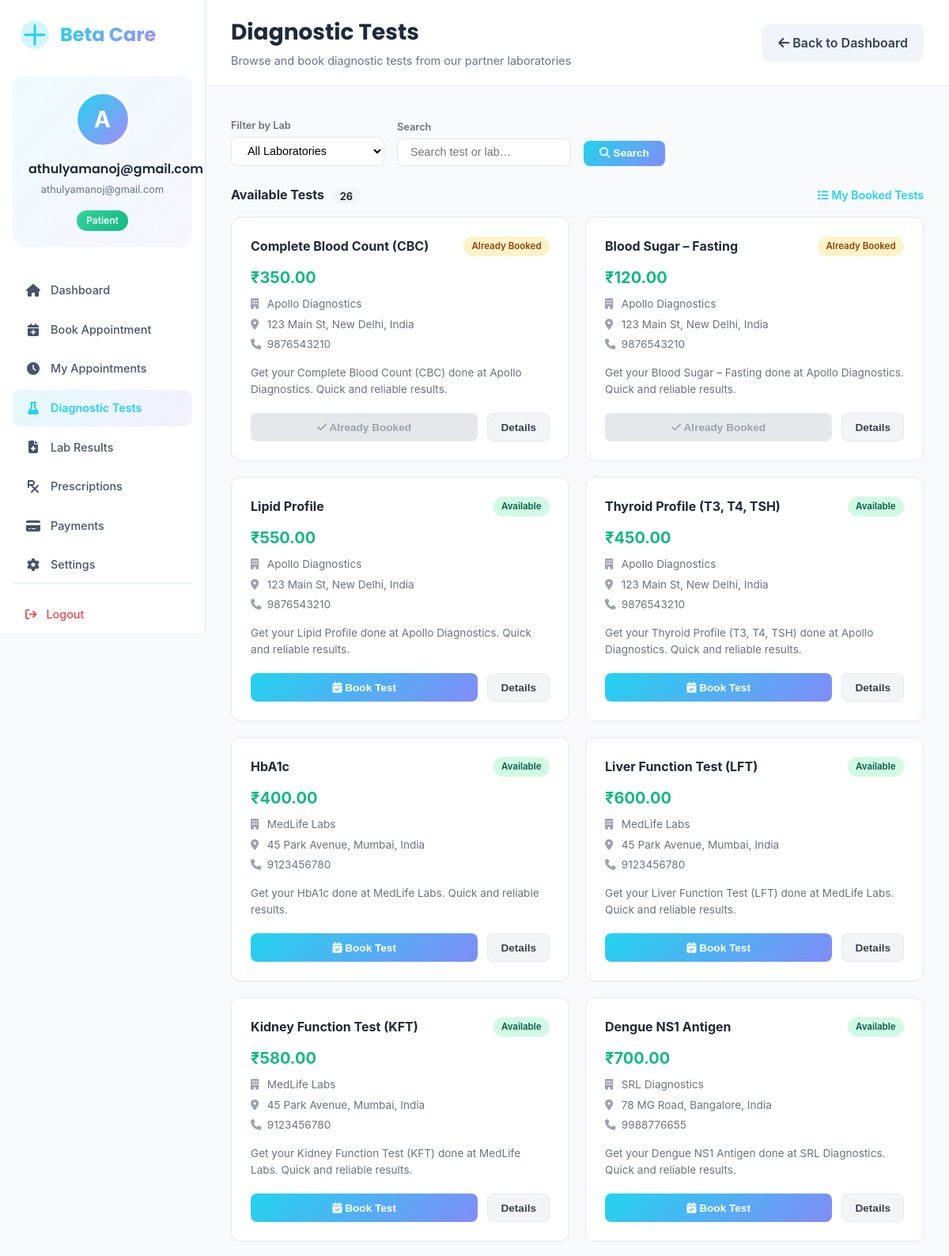
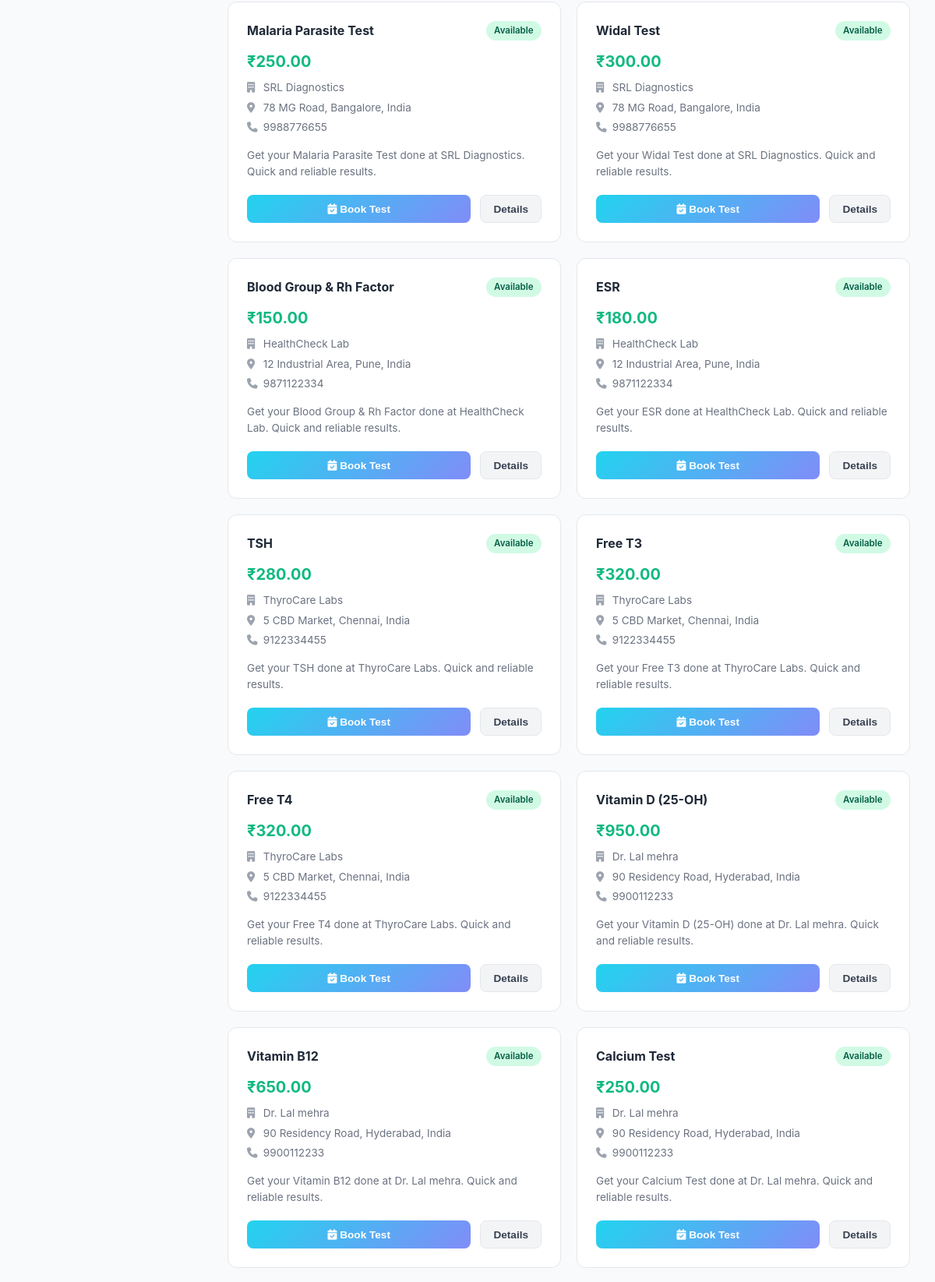
The app's page /patient/diagnostic-tests/ (signed in, upper part) with its own data (2 pictures, top to bottom).
### core/models.py (models this page shows, shortened)
class DiagnosticTest(models.Model):
    CATEGORY_CHOICES = [
        ('Blood Tests', 'Blood Tests'),
        ('Urine Tests', 'Urine Tests'),
        ('Imaging', 'Imaging'),
        ('Screening', 'Screening'),
        ('General', 'General'),
    ]
    SAMPLE_TYPE_CHOICES = [
        ('Blood', 'Blood'),
        ('Urine', 'Urine'),
        ('Saliva', 'Saliva'),
        ('Swab', 'Swab'),
        ('Other', 'Other'),
    ]
    lab = models.ForeignKey(Lab, on_delete=models.CASCADE)
    test_name = models.CharField(max_length=150)
    test_code = models.CharField(
        max_length=50,
        unique=True,
        null=True,
        blank=True
    )
    category = models.CharField(
        max_length=50,
        choices=CATEGORY_CHOICES,
        default='General'
    )
    price = models.DecimalField(max_digits=10, decimal_places=2)
    result_duration = models.CharField(
        max_length=50,
        default='24 hours'
    )
    sample_type = models.CharField(
        max_length=50,
        choices=SAMPLE_TYPE_CHOICES,
        default='Blood'
    )
    description = models.TextField(blank=True)
    preparation_instructions = models.TextField(blank=True)
    is_active = models.BooleanField(default=True)
    home_collection = models.BooleanField(default=False)
    created_at = models.DateTimeField(auto_now_add=True)

class Lab(models.Model):
    STATUS_CHOICES = (
        ('Active', 'Active'),
        ('Inactive', 'Inactive'),
    )
    name = models.CharField(max_length=150)
    address = models.TextField()
    phone = models.CharField(max_length=15)
    status = models.CharField(
        max_length=20,
        choices=STATUS_CHOICES,
        default='Active'
    )
    created_at = models.DateTimeField(auto_now_add=True)

### core/views.py (the view)
# urls.py: path('patient/diagnostic-tests/', views.patient_diagnostic_tests, name='patient_diagnostic_tests'),
@login_required
def patient_diagnostic_tests(request):
    from core.models import PatientProfile, DiagnosticTest, Lab, TestBooking
    try:
        patient = PatientProfile.objects.get(user=request.user)
    except PatientProfile.DoesNotExist:
        messages.error(request, "Patient profile not found")
        return redirect('patient_dashboard')
    tests = DiagnosticTest.objects.select_related('lab').all()
    search_query = request.GET.get('search', '').strip()
    if search_query:
        tests = tests.filter(
            Q(test_name__icontains=search_query) |
            Q(lab__name__icontains=search_query)
        )
    lab_filter = request.GET.get('lab', '').strip()
    if lab_filter:
        tests = tests.filter(lab__id=lab_filter)
    labs = Lab.objects.filter(status='Active')
    user_bookings = list(
        TestBooking.objects.filter(
            patient=patient
        ).exclude(status='Cancelled').values_list('test_id', flat=True)
    )
    context = {
        'tests':        tests,
        'labs':         labs,
        'search_query': search_query,
        'lab_filter':   lab_filter,
        'user_bookings': user_bookings,
        'patient':      patient,
        'today':        __import__('datetime').date.today().isoformat(),
    }
    return render(request, 'core/dashboard/patient_diagnostic_tests.html', context)

### core/templates/core/dashboard/patient_diagnostic_tests.html (shortened to what this page needs)
{% load static %}
<!DOCTYPE html>
<html lang="en">
<head>
    <link href="https://cdnjs.cloudflare.com/ajax/libs/font-awesome/6.5.0/css/all.min.css" rel="stylesheet">
    <link rel="stylesheet" href="{% static 'core/css/admin.css' %}">
</head>
<body>
<div class="medical-dashboard">
    <aside class="medical-sidebar">
        <div class="brand">
            <div class="brand-logo">
            </div>
            <span class="brand-name">Beta Care</span>
        </div>
        <div class="profile-card">
            <div class="profile-avatar-wrapper">
                <div class="profile-avatar">
                    <div class="avatar-fallback" style="display:flex;">
                        {{ request.user.first_name|default:request.user.username|slice:":1"|upper }}
                    </div>
                </div>
            </div>
            <div class="profile-details">
                <h4 class="profile-name">{{ request.user.get_full_name|default:request.user.username }}</h4>
                <p class="profile-email">{{ request.user.email|truncatechars:25 }}</p>
            </div>
            <span class="role-badge" style="background: linear-gradient(135deg,#34d399,#10b981);">Patient</span>
        </div>
        <nav class="sidebar-nav">
            <a href="{% url 'patient_dashboard' %}" class="nav-item"><i class="fa-solid fa-home"></i><span>Dashboard</span></a>
            <a href="{% url 'patient_book_appointment' %}" class="nav-item"><i class="fa-solid fa-calendar-plus"></i><span>Book Appointment</span></a>
            <a href="{% url 'patient_appointments' %}" class="nav-item"><i class="fa-solid fa-clock"></i><span>My Appointments</span></a>
            <a href="{% url 'patient_diagnostic_tests' %}" class="nav-item active"><i class="fa-solid fa-flask"></i><span>Diagnostic Tests</span></a>
            <a href="{% url 'patient_lab_results' %}" class="nav-item"><i class="fa-solid fa-file-medical"></i><span>Lab Results</span></a>
            <a href="{% url 'patient_prescriptions' %}" class="nav-item"><i class="fa-solid fa-prescription"></i><span>Prescriptions</span></a>
            <a href="{% url 'payments' %}" class="nav-item"><i class="fa-solid fa-credit-card"></i><span>Payments</span></a>
            <a href="{% url 'patient_settings' %}" class="nav-item"><i class="fa-solid fa-gear"></i><span>Settings</span></a>
        </nav>
        <div class="sidebar-footer">
            <a href="{% url 'logout' %}" class="logout-link">
                <i class="fa-solid fa-arrow-right-from-bracket"></i><span>Logout</span>
            </a>
        </div>
    </aside>
    <main class="medical-main">
        <header class="medical-header">
            <div class="header-left">
                <h1 class="page-title" style="font-size:1.75rem;">Diagnostic Tests</h1>
                <p class="page-subtitle">Browse and book diagnostic tests from our partner laboratories</p>
            </div>
            <div class="header-actions">
                <a href="{% url 'patient_dashboard' %}" class="btn-cancel" style="text-decoration:none;">
                    <i class="fa-solid fa-arrow-left"></i> Back to Dashboard
                </a>
            </div>
        </header>
        <div class="medical-content">
            <form method="GET" class="filter-bar">
                <div>
                    <label style="font-size:.8rem;font-weight:600;color:#6b7280;display:block;margin-bottom:.3rem;">Filter by Lab</label>
                    <select name="lab" onchange="this.form.submit()">
                        <option value="">All Laboratories</option>
                    </select>
                </div>
                <div>
                    <label style="font-size:.8rem;font-weight:600;color:#6b7280;display:block;margin-bottom:.3rem;">Search</label>
                    <input type="text" name="search" value="{{ search_query }}" placeholder="Search test or lab…">
                </div>
                <button type="submit" class="btn-book" style="padding:.55rem 1.25rem;flex:none;">
                    <i class="fa-solid fa-search"></i> Search
                </button>
            </form>
            <div style="display:flex;justify-content:space-between;align-items:center;margin-bottom:1rem;">
                <h2 style="font-size:1rem;font-weight:700;color:#1f2937;">
                    Available Tests
                    <span style="background:#f3f4f6;padding:.1rem .6rem;border-radius:999px;font-size:.8rem;margin-left:.4rem;">{{ tests|length }}</span>
                </h2>
                <a href="{% url 'patient_booked_tests' %}" style="font-size:.88rem;color:#22d3ee;font-weight:600;text-decoration:none;">
                    <i class="fa-solid fa-list"></i> My Booked Tests
                </a>
            </div>
            {% if tests %}
            <div class="tests-grid">
                {% for test in tests %}
                <div class="test-card">
                    <div class="test-card-header">
                        <h3 class="test-name">{{ test.test_name }}</h3>
                        {% if test.id in user_bookings %}
                            <span class="badge badge-booked">Already Booked</span>
                        {% else %}
                            <span class="badge badge-available">Available</span>
                        {% endif %}
                    </div>
                    <div class="test-price">₹{{ test.price }}</div>
                    <div class="test-meta">
                        <span><i class="fa-solid fa-building"></i>{{ test.lab.name }}</span>
                        <span><i class="fa-solid fa-location-dot"></i>{{ test.lab.address|truncatechars:35 }}</span>
                        <span><i class="fa-solid fa-phone"></i>{{ test.lab.phone }}</span>
                    </div>
                    <p class="test-desc">
                        Get your {{ test.test_name }} done at {{ test.lab.name }}. Quick and reliable results.
                    </p>
                    <div class="card-actions">
                        {% if test.id not in user_bookings %}
                        <button class="btn-book"
                                onclick="openBookingModal({{ test.id }}, '{{ test.test_name|escapejs }}', '{{ test.price }}')">
                            <i class="fa-solid fa-calendar-check"></i> Book Test
                        </button>
                        {% else %}
                        <button class="btn-book" disabled>
                            <i class="fa-solid fa-check"></i> Already Booked
                        </button>
                        {% endif %}
                        <button class="btn-details"
                                onclick="openDetailsModal({{ test.id }}, '{{ test.test_name|escapejs }}', '{{ test.price }}', '{{ test.lab.name|escapejs }}', '{{ test.lab.address|escapejs }}', '{{ test.lab.phone|escapejs }}')">
                            Details
                        </button>
                    </div>
                </div>
                {% endfor %}
            </div>
            {% endif %}
        </div>
    </main>
</div>
</body>
</html>

### core/templates/core/dashboard/patient_diagnostic_tests.html (style rules this page uses)
.tests-grid { display: grid; grid-template-columns: repeat(auto-fill, minmax(280px, 1fr)); gap: 1.25rem; }
.test-card { background: #fff; border: 1px solid #e5e7eb; border-radius: 12px; padding: 1.5rem; transition: box-shadow 0.2s, border-color 0.2s; }
.test-card-header { display: flex; justify-content: space-between; align-items: flex-start; margin-bottom: .75rem; }
.test-name { font-size: 1rem; font-weight: 700; color: #1f2937; margin: 0; }
.badge { font-size: .72rem; font-weight: 600; padding: .25rem .65rem; border-radius: 999px; }
.badge-booked { background: #fef3c7; color: #92400e; }
.badge-available { background: #d1fae5; color: #065f46; }
.test-price { font-size: 1.25rem; font-weight: 700; color: #10b981; margin-bottom: .5rem; }
.test-meta { display: flex; flex-direction: column; gap: .3rem; font-size: .85rem; color: #6b7280; margin-bottom: 1rem; }
.test-meta i { width: 16px; color: #9ca3af; margin-right: .3rem; }
.test-desc { font-size: .85rem; color: #6b7280; margin-bottom: 1.25rem; line-height: 1.5; }
.card-actions { display: flex; gap: .75rem; }
.btn-book { flex: 1; background: linear-gradient(135deg, #22d3ee, #818cf8); color: #fff; border: none; border-radius: 8px; padding: .6rem 1rem; font-weight: 600; font-size: .85rem; cursor: pointer; transition: opacity .2s; }
.btn-book:disabled { background: #e5e7eb; color: #9ca3af; cursor: not-allowed; }
.btn-details { padding: .6rem 1rem; background: #f3f4f6; border: 1px solid #e5e7eb; border-radius: 8px; font-size: .85rem; font-weight: 600; color: #374151; cursor: pointer; text-decoration: none; transition: background .2s; }
.filter-bar { display: flex; gap: 1rem; flex-wrap: wrap; align-items: flex-end; margin-bottom: 1.5rem; }
.filter-bar select, .filter-bar input[type="text"] { padding: .55rem 1rem; border: 1px solid #e5e7eb; border-radius: 8px; font-size: .9rem; background: #fff; outline: none; }

### records on screen
DiagnosticTest: test_name "Complete Blood Count (CBC)", shows "Already Booked", price "350.00", lab.name "Apollo Diagnostics", lab.address "123 Main St, New Delhi, India", lab.phone "9876543210"
DiagnosticTest: test_name "Blood Sugar – Fasting", shows "Already Booked", price "120.00", lab.name "Apollo Diagnostics", lab.address "123 Main St, New Delhi, India", lab.phone "9876543210"
DiagnosticTest: test_name "Lipid Profile", shows "Available", price "550.00", lab.name "Apollo Diagnostics", lab.address "123 Main St, New Delhi, India", lab.phone "9876543210"
DiagnosticTest: test_name "Thyroid Profile (T3, T4, TSH)", shows "Available", price "450.00", lab.name "Apollo Diagnostics", lab.address "123 Main St, New Delhi, India", lab.phone "9876543210"
DiagnosticTest: test_name "HbA1c", shows "Available", price "400.00", lab.name "MedLife Labs", lab.address "45 Park Avenue, Mumbai, India", lab.phone "9123456780"
DiagnosticTest: test_name "Liver Function Test (LFT)", shows "Available", price "600.00", lab.name "MedLife Labs", lab.address "45 Park Avenue, Mumbai, India", lab.phone "9123456780"
DiagnosticTest: test_name "Kidney Function Test (KFT)", shows "Available", price "580.00", lab.name "MedLife Labs", lab.address "45 Park Avenue, Mumbai, India", lab.phone "9123456780"
DiagnosticTest: test_name "Dengue NS1 Antigen", shows "Available", price "700.00", lab.name "SRL Diagnostics", lab.address "78 MG Road, Bangalore, India", lab.phone "9988776655"
DiagnosticTest: test_name "Malaria Parasite Test", shows "Available", price "250.00", lab.name "SRL Diagnostics", lab.address "78 MG Road, Bangalore, India", lab.phone "9988776655"
DiagnosticTest: test_name "Widal Test", shows "Available", price "300.00", lab.name "SRL Diagnostics", lab.address "78 MG Road, Bangalore, India", lab.phone "9988776655"
DiagnosticTest: test_name "Blood Group & Rh Factor", shows "Available", price "150.00", lab.name "HealthCheck Lab", lab.address "12 Industrial Area, Pune, India", lab.phone "9871122334"
DiagnosticTest: test_name "ESR", shows "Available", price "180.00", lab.name "HealthCheck Lab", lab.address "12 Industrial Area, Pune, India", lab.phone "9871122334"
DiagnosticTest: test_name "TSH", shows "Available", price "280.00", lab.name "ThyroCare Labs", lab.address "5 CBD Market, Chennai, India", lab.phone "9122334455"
DiagnosticTest: test_name "Free T3", shows "Available", price "320.00", lab.name "ThyroCare Labs", lab.address "5 CBD Market, Chennai, India", lab.phone "9122334455"
DiagnosticTest: test_name "Free T4", shows "Available", price "320.00", lab.name "ThyroCare Labs", lab.address "5 CBD Market, Chennai, India", lab.phone "9122334455"
DiagnosticTest: test_name "Vitamin D (25-OH)", shows "Available", price "950.00", lab.name "Dr. Lal mehra", lab.address "90 Residency Road, Hyderabad, India", lab.phone "9900112233"
DiagnosticTest: test_name "Vitamin B12", shows "Available", price "650.00", lab.name "Dr. Lal mehra", lab.address "90 Residency Road, Hyderabad, India", lab.phone "9900112233"
DiagnosticTest: test_name "Calcium Test", shows "Available", price "250.00", lab.name "Dr. Lal mehra", lab.address "90 Residency Road, Hyderabad, India", lab.phone "9900112233"

### other values on screen
{{ request.user.first_name|default:request.user.username|slice:":1"|upper }} "A"
{{ request.user.get_full_name|default:request.user.username }} "athulyamanoj@gmail.com"
{{ request.user.email|truncatechars:25 }} "athulyamanoj@gmail.com"
{{ tests|length }} "26"
